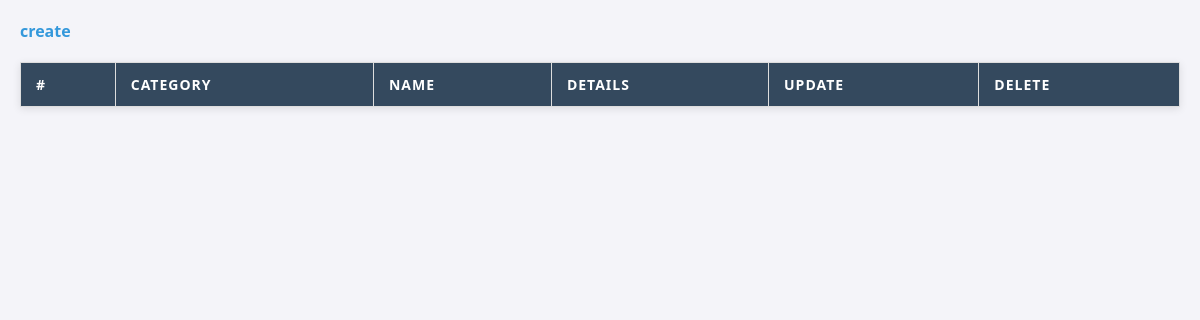
Before: /main/back-office/product/list with the older database file.
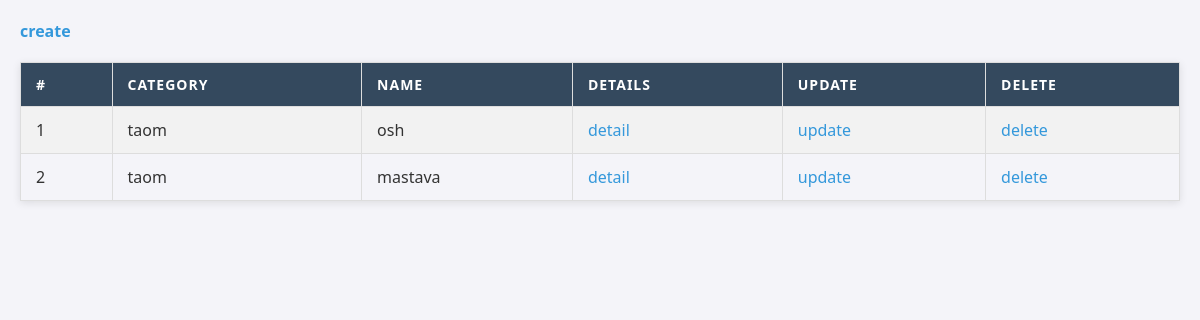
After: the same page with the newer database file.
### Goods/models.py (models this page shows, shortened)
class Product(models.Model):
    name:str = models.CharField(max_length=255)
    quantity:int = models.PositiveIntegerField(default=1)
    price:float = models.DecimalField(max_digits=8, decimal_places=2)
    category:Category = models.ForeignKey(Category, on_delete=models.CASCADE)
    description:str = models.TextField()

class Category(models.Model):
    name = models.CharField(max_length=255)
    title = models.TextField()
    img = models.ImageField(upload_to='category_img')

### Goods/back-office/product/views.py (the view)
# urls.py: path('list', views.listProduct, name='listProduct'),
def listProduct(request):
    queryset = models.Product.objects.all()
    context = {}
    context['queryset'] = queryset
    return render(request, 'back-office/product/list.html',context)

### templates/back-office/product/list.html (shortened to what this page needs)
<!DOCTYPE html>
{% load static %}
<html lang="en">
<head>
    <link rel="stylesheet" href="{% static 'assets/css/productList.css' %}">
</head>
<body>
    <a href="{% url 'createProduct' %}">create</a>
    <table>
        <tr>
            <th>#</th>
            <th>category</th>
            <th>name</th>
            <th>Details</th>
            <th>Update</th>
            <th>Delete</th>
        </tr>
        {% for product in queryset %}
        <tr>
            <td>{{forloop.counter}}</td>
            <td>{{product.category.name}}</td>
            <td>{{product.name}}</td>
            <td><a href="{% url 'detailProduct' product.id %}">detail</a></td>
            <td><a href="{% url 'updateProduct' product.id %}">update</a></td>
            <td><a href="{% url 'deleteProduct' product.id %}">delete</a></td>
        </tr>
        {% endfor %}
    </table>
</body>
</html>

Changed rows visible on the page:
added Product: category.name "taom", name "osh"
added Product: category.name "taom", name "mastava"
